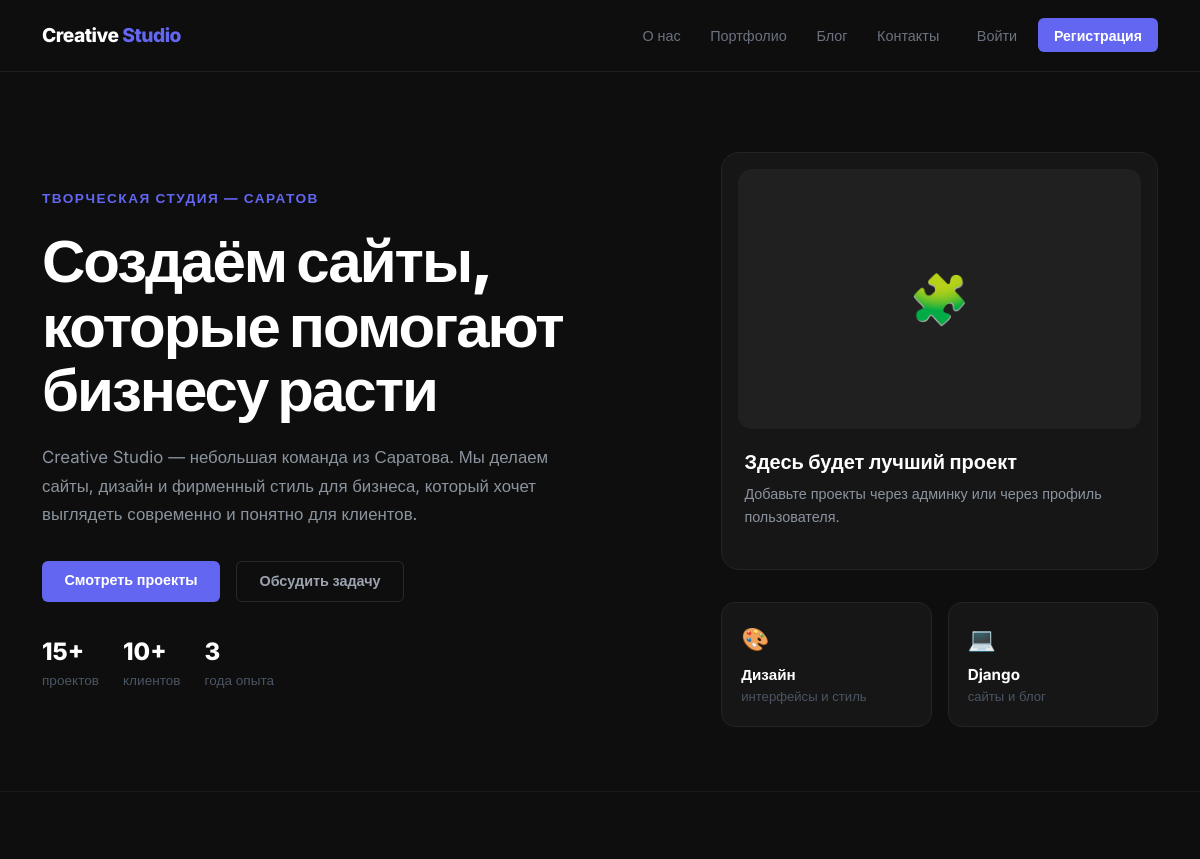
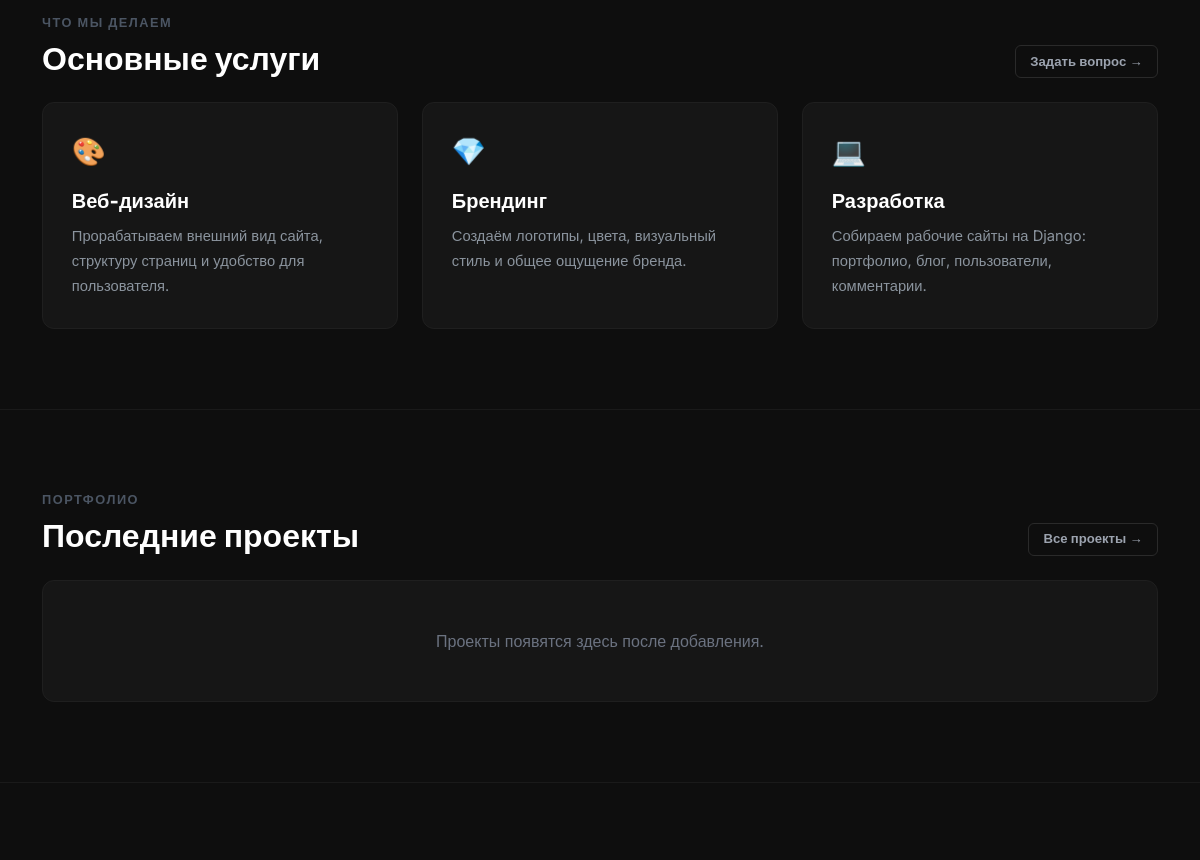
Before: / (upper part) with the older database file (2 pictures, top to bottom).
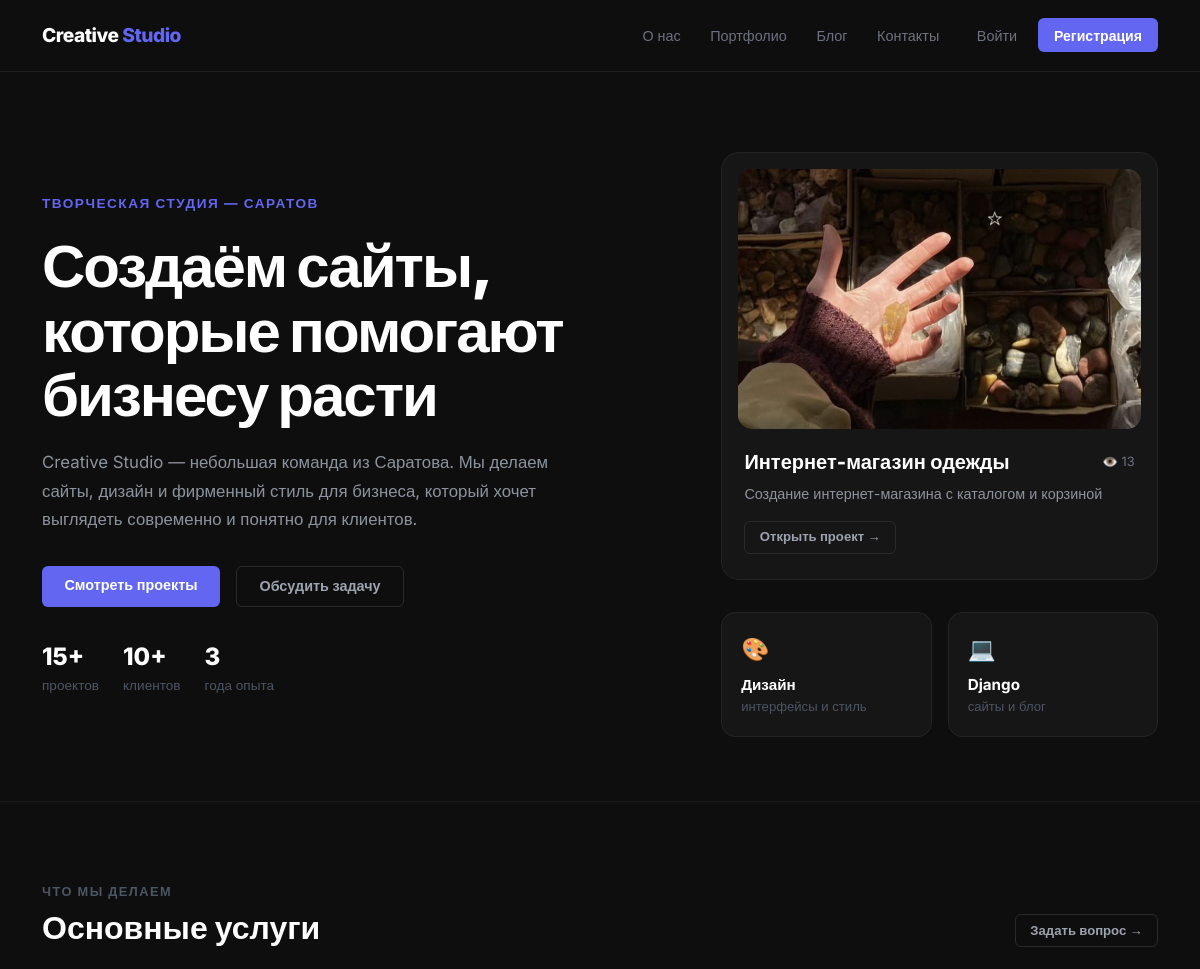
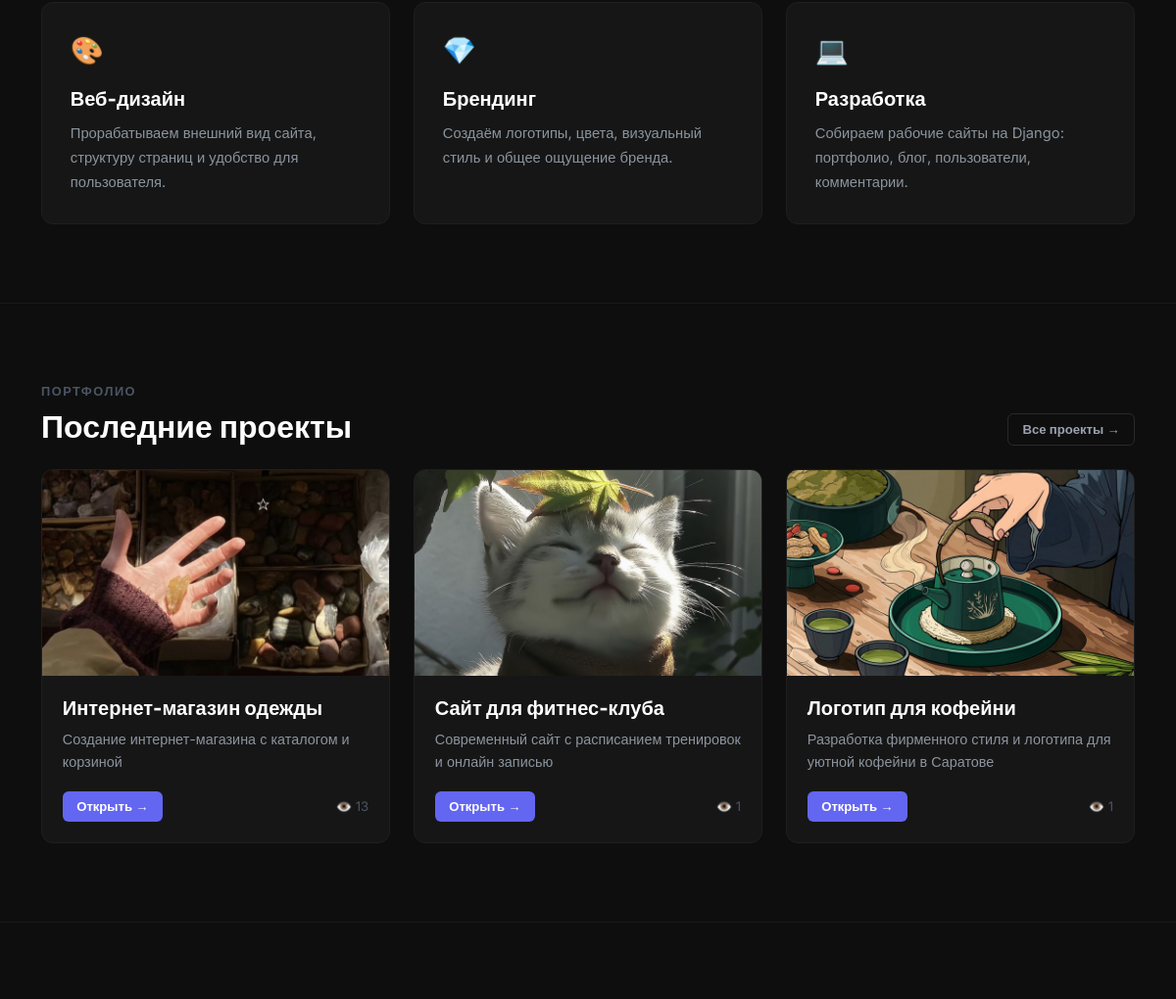
After: the same page with the newer database file (2 pictures, top to bottom).
### main/models.py (models this page shows, shortened)
class PortfolioProject(models.Model):
    STATUS_CHOICES = [
        ('pending', 'На проверке'),
        ('approved', 'Одобрено'),
        ('rejected', 'Отклонено'),
    ]
    title = models.CharField(max_length=200, verbose_name='Название')
    image = models.ImageField(
        upload_to='portfolio/',
        blank=True,
        null=True,
        verbose_name='Изображение'
    )
    short_description = models.CharField(
        max_length=300,
        verbose_name='Краткое описание'
    )
    full_description = models.TextField(
        blank=True,
        verbose_name='Полное описание'
    )
    created_at = models.DateTimeField(auto_now_add=True)
    author = models.ForeignKey(
        User,
        on_delete=models.CASCADE,
        verbose_name='Автор'
    )
    views = models.PositiveIntegerField(default=0, verbose_name='Просмотры')
    status = models.CharField(
        max_length=20,
        choices=STATUS_CHOICES,
        default='pending',
        verbose_name='Статус'
    )
    class Meta:
        verbose_name = 'Проект'
        verbose_name_plural = 'Проекты'
        ordering = ['-created_at']

### main/views.py (the view)
# urls.py: path('', views.home, name='home'),
def home(request):
    projects = PortfolioProject.objects.filter(status='approved')[:3]
    return render(request, 'home.html', {'projects': projects})

### templates/home.html (shortened to what the changed rows need)
{% extends 'base.html' %}
{% block content %}
<section style="padding: 5rem 0 4rem; background: #0e0e0e;">
    <div class="container">
        <div class="row align-items-center g-5">
            <div class="col-lg-7">
                <h1 style="font-size: clamp(2.4rem, 5vw, 4.2rem); font-weight: 900;
                           line-height: 1.08; letter-spacing: -2px; color: #fff; margin-bottom: 1.3rem;">
                    Создаём сайты,<br>
                    которые помогают<br>
                    бизнесу расти
                </h1>
            </div>
            <div class="col-lg-5">
                <div style="background: #161616; border: 1px solid #242424;
                            border-radius: 18px; padding: 1rem;">
                    {% if projects %}
                        {% for project in projects %}
                            {% if forloop.first %}
                                {% if project.image %}
                                    <img src="{{ project.image.url }}"
                                         style="width: 100%; height: 260px; object-fit: cover;
                                                border-radius: 14px; margin-bottom: 1rem;">
                                {% endif %}
                                <div style="padding: 0.3rem 0.4rem 0.6rem;">
                                    <div style="display: flex; justify-content: space-between;
                                                align-items: center; gap: 1rem; margin-bottom: 0.5rem;">
                                        <h5 style="color: #fff; font-weight: 800; margin: 0;">
                                            {{ project.title }}
                                        </h5>
                                        <span style="color: #6b7280; font-size: 0.8rem; white-space: nowrap;">
                                            👁️ {{ project.views }}
                                        </span>
                                    </div>
                                    <p style="color: #8b949e; font-size: 0.9rem;
                                              line-height: 1.6; margin-bottom: 1rem;">
                                        {{ project.short_description|truncatechars:120 }}
                                    </p>
                                    <a href="{% url 'project_detail' project.pk %}"
                                       class="btn btn-outline-light btn-sm">
                                        Открыть проект →
                                    </a>
                                </div>
                            {% endif %}
                        {% endfor %}
                    {% else %}
                        <div style="height: 260px; background: #202020;
                                    border-radius: 14px; display: flex;
                                    align-items: center; justify-content: center;
                                    color: #555; font-size: 3rem; margin-bottom: 1rem;">
                            🧩
                        </div>
                        <div style="padding: 0.3rem 0.4rem 0.6rem;">
                            <h5 style="color: #fff; font-weight: 800;">
                                Здесь будет лучший проект
                            </h5>
                            <p style="color: #8b949e; font-size: 0.9rem; line-height: 1.6;">
                                Добавьте проекты через админку или через профиль пользователя.
                            </p>
                        </div>
                    {% endif %}
                </div>
            </div>
        </div>
    </div>
</section>
<section style="padding: 5rem 0; background: #0e0e0e;">
    <div class="container">
        <div class="row align-items-end mb-4">
            <div class="col-md-8">
                <h2 style="font-size: 2rem; font-weight: 800; color: #fff; margin: 0;">
                    Основные услуги
                </h2>
            </div>
        </div>
    </div>
</section>
<section style="padding: 5rem 0; background: #0e0e0e;">
    <div class="container">
        <div class="d-flex justify-content-between align-items-end mb-4 flex-wrap gap-3">
            <div>
                <h2 style="font-size: 2rem; font-weight: 800; color: #fff; margin: 0;">
                    Последние проекты
                </h2>
            </div>
        </div>
        {% if projects %}
            <div class="row g-4">
                {% for project in projects %}
                <div class="col-md-4">
                    <div class="card h-100">
                        {% if project.image %}
                            <img src="{{ project.image.url }}" class="w-100"
                                 style="height: 210px; object-fit: cover;">
                        {% else %}
                            <div style="height: 210px; background: #1a1a1a;
                                        display: flex; align-items: center;
                                        justify-content: center; color: #555;">
                                Нет изображения
                            </div>
                        {% endif %}
                        <div style="padding: 1.3rem;">
                            <h5 style="color: #fff; font-weight: 800; margin-bottom: 0.5rem;">
                                {{ project.title }}
                            </h5>
                            <p style="color: #8b949e; font-size: 0.9rem; line-height: 1.6;
                                      margin-bottom: 1.2rem;">
                                {{ project.short_description|truncatechars:95 }}
                            </p>
                            <div class="d-flex justify-content-between align-items-center">
                                <a href="{% url 'project_detail' project.pk %}"
                                   class="btn btn-primary btn-sm">
                                    Открыть →
                                </a>
                                <span style="color: #4b5563; font-size: 0.82rem;">
                                    👁️ {{ project.views }}
                                </span>
                            </div>
                        </div>
                    </div>
                </div>
                {% endfor %}
            </div>
        {% else %}
            <div class="card p-5 text-center">
                <p style="color: #6b7280; margin: 0;">
                    Проекты появятся здесь после добавления.
                </p>
            </div>
        {% endif %}
    </div>
</section>
{% endblock %}

Changed rows visible on the page:
now on this page (row edited): PortfolioProject: image (picture), title "Интернет-магазин одежды", views "13", short_description "Создание интернет-магазина с каталогом и корзиной"
now on this page (row edited): PortfolioProject: image (picture), title "Сайт для фитнес-клуба", short_description "Современный сайт с расписанием тренировок и онлайн записью", views "1", shown under "Последние проекты"
now on this page (row edited): PortfolioProject: image (picture), title "Логотип для кофейни", short_description "Разработка фирменного стиля и логотипа для уютной кофейни в Саратове", views "1", shown under "Последние проекты"
Other visible differences:
text no longer shown: "🧩 Здесь будет лучший проект Добавьте проекты через админку или через профиль пользователя. Проекты появятся здесь после добавления."
